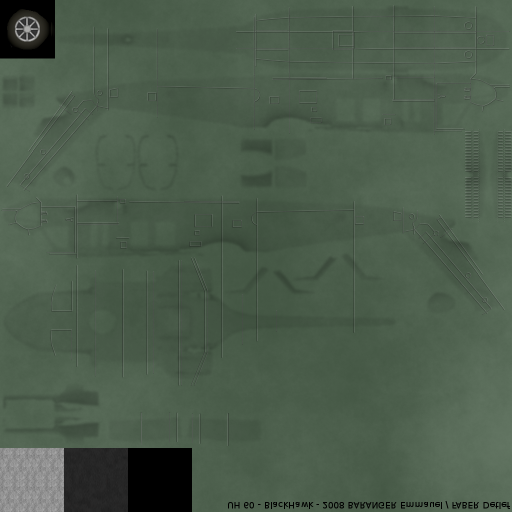
#> input picture model/fuselage_clean.png, 1024 x 1024 px (shown at 1/2 size)
$ python -i build206.py   (imports and definitions only)
#> lines starting #> are read from the running program, lines starting #| are printed output that depends on the picture; after the words box and inside, x2 and y2 are one past the last pixel; in counts of white or black regions, pixels touching at a corner belong together
import numpy as np, json, struct, io, sys
from PIL import Image
sys.path.insert(0,__import__('os').path.dirname(__file__)); from ac import parse
# usage: python3 build206.py out.glb <path to svn export of fgaddon/trunk/Aircraft/Bell-206-JetRanger>
R=sys.argv[2].rstrip('/')+'/Models/'
NX=6.243; XN=-3.61; YG=-1.63
def to_app(v): return np.stack([NX-(v[:,0]-XN), v[:,1]-YG, -v[:,2]],1)
parts={}  # name -> dict(pos,uv,tex,kind)
def add(part,tex,P,UV):
    d=parts.setdefault(part,{'tex':tex,'P':[],'UV':[]}); d['P'].append(P); d['UV'].append(UV)
BODY={'fuselage','tail','vertstab','elevatortrim','leftdoor1','leftdoor2','rightdoor1','rightdoor2','trous','caches','clapet','grip'}
SKIP=lambda n:n.startswith('HDR')
# [15 lines left out: functions take, cls_main, not called in this run]
# [3 lines not run here, left out]
# main rotor: hub at FG (-0.811,0,1.068) -> AC (x,y_up,z)=(-0.811,1.068,0)
H=np.array([-0.811,1.068,0.0])
# [5 lines not run here, left out]
# tail rotor: FG offset (5.15,-0.235,0.048) roll 90 -> AC (5.15,0.048,+0.235); rotor-local y (axis) -> AC +z (outboard, left)
T=np.array([5.15,0.048,0.235])
def tr(v,dy=0.0): w=np.stack([v[:,0],-v[:,2],v[:,1]+dy],1); return to_app(w+T)
# [5 lines not run here, left out]
# ---- textures
def body_detail(src):
#> called with src = '../model/fuselage_clean.png'
    im=np.asarray(Image.open(src).convert('RGB')).astype(np.float32)/255
    mx=im.max(2); mn=im.min(2); sat=(mx-mn)/(mx+1e-4); lum=im@[0.3,0.59,0.11]
#> after `sat = (mx - mn) / (mx + 0.0001)`:
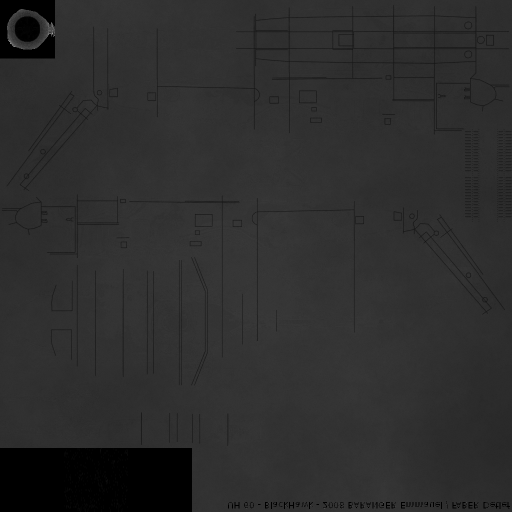
#> sat: shape (1024, 1024) float32 (shown at 1/2 size); min 0, max 0.987, mean 0.179
    from scipy.ndimage import binary_dilation
    m=binary_dilation(sat>0.22,iterations=max(2,lum.shape[0]//400)); from scipy.ndimage import gaussian_filter
#> after `m = binary_dilation(sat > 0.22, iterations=max(2, lum.shape[0] // 400)`:
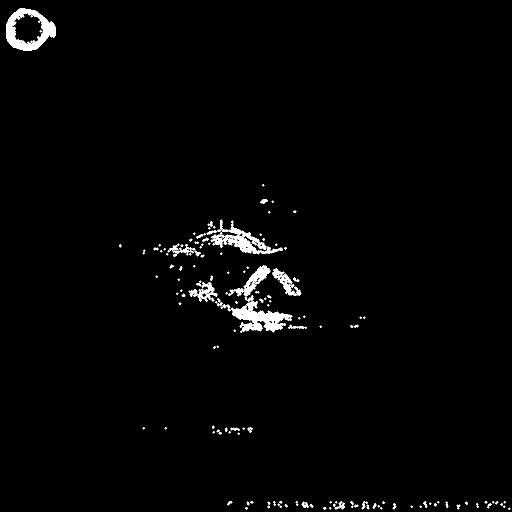
#> m: shape (1024, 1024) bool (shown at 1/2 size); 1.6% white; 157 white regions (83 under 20 px), largest, box (x1, y1, x2, y2) and area: (12, 16, 112, 101) 3555, (462, 602, 585, 665) 3378, (421, 441, 566, 509) 2679
    k=(~m).astype(np.float32); fill=gaussian_filter(lum*k,12)/(gaussian_filter(k,12)+1e-4); fill=np.where(gaussian_filter(k,12)>0.02,fill,0.86); det=np.where(m,fill,lum); H,W=lum.shape; bar=np.zeros_like(det,bool); bar[int(H*.50):int(H*.665),:int(W*.45)]=True; det=np.where(bar&(lum<0.35),0.86,det); det[int(H*.36):int(H*.50),int(W*.39):int(W*.62)]=0.86; det=np.clip(det/0.86,0,1.15)/1.15  # neutral paint = 1/1.15
#> after `k = (~m).astype(np.float32)`:
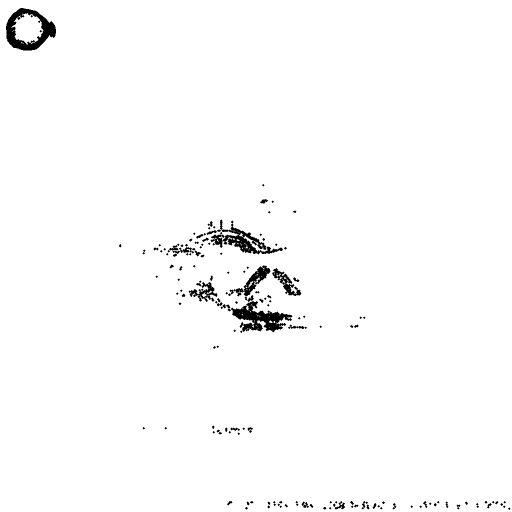
#> k: shape (1024, 1024) float32 (shown at 1/2 size); values 0 (black) and 1 (white), 98.4% white; 157 black regions (83 under 20 px), largest, box (x1, y1, x2, y2) and area: (12, 16, 112, 101) 3555, (462, 602, 585, 665) 3378, (421, 441, 566, 509) 2679
#> after `fill = gaussian_filter(lum * k, 12) / (gaussian_filter(k, 12) + 0.0001`:
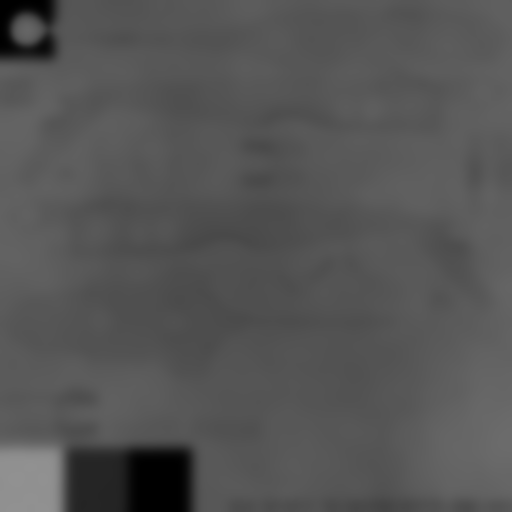
#> fill: shape (1024, 1024) float64 (shown at 1/2 size); min 0, max 0.571, mean 0.335
#> after `H, W = lum.shape`: H = 1024; W = 1024
#> after `det = np.where(bar & (lum < 0.35), 0.86, det)`:
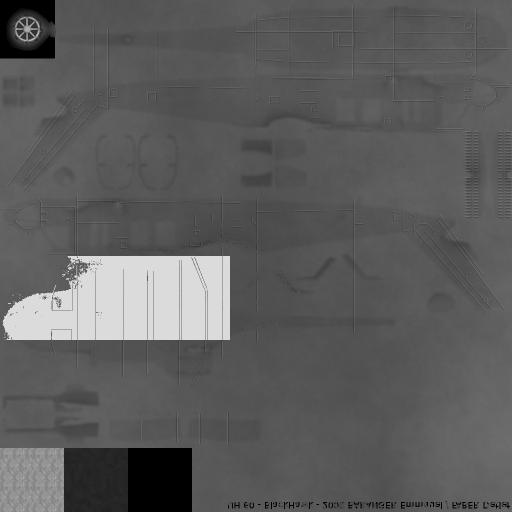
#> det: shape (1024, 1024) float64 (shown at 1/2 size); min 0, max 0.86, mean 0.367
#> after `det[int(H * 0.36):int(H * 0.5), int(W * 0.39):int(W * 0.62)] = 0.86`:
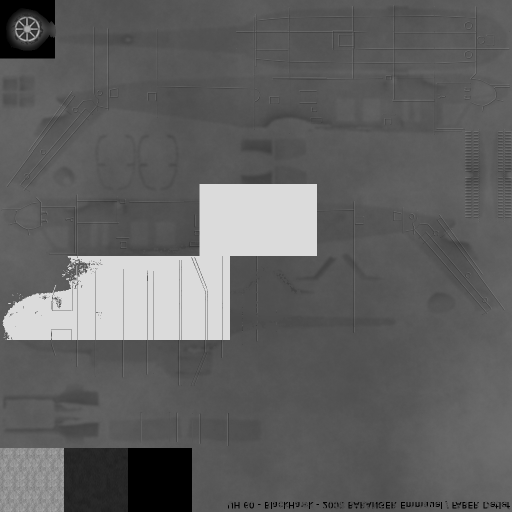
#> det: shape (1024, 1024) float64 (shown at 1/2 size); 3.23% of pixels changed, all inside (x1, y1, x2, y2) = (399, 368, 634, 512)
    out=Image.fromarray((det*255).astype(np.uint8),'L')
    # cowl intake grilles: the photo strips read like stray lettering; replace with soft neutral louvre shading
    from PIL import ImageFilter
    box=(int(W*.69),int(H*.46),int(W*.975),int(H*.60)); g=out.crop(box).filter(ImageFilter.GaussianBlur(W/170)); out.paste(g,box)
#> after `box = (int(W * 0.69), int(H * 0.46), int(W * 0.975), int(H * 0.6))`: box = (706, 471, 998, 614)
#> after `g = out.crop(box).filter(ImageFilter.GaussianBlur(W / 170))`:
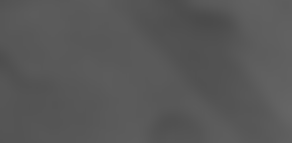
#> g: PIL image 292x143 L; min 74, max 101, mean 87.8
    return out.convert('RGB')
def jpg(im,q=88,size=None):
    if size: im=im.resize((size,size),Image.LANCZOS)
    b=io.BytesIO(); im.convert('RGB').save(b,'JPEG',quality=q); return b.getvalue(),'image/jpeg'
# ---- smooth normals with crease
# [5 lines left out: function normals, not called in this run]
# ---- glb
bins=[];views=[];acc=[];meshes=[];nodes=[];mats=[];texs=[];imgs=[]
def bv(data,target=None):
    off=sum(len(b) for b in bins); pad=(-len(data))%4; bins.append(data+b'\0'*pad); views.append({'buffer':0,'byteOffset':off,'byteLength':len(data),**({'target':target} if target else {})}); return len(views)-1
def accessor(arr,typ):
    arr=np.ascontiguousarray(arr,np.float32); v=bv(arr.tobytes(),34962); acc.append({'bufferView':v,'componentType':5126,'count':len(arr),'type':typ,**({'min':arr.min(0).tolist(),'max':arr.max(0).tolist()} if typ=='VEC3' else {})}); return len(acc)-1
texcache={}
# [10 lines left out: function texture, not called in this run]
# [8 lines not run here, left out]
blob=b''.join(bins)
G={'asset':{'version':'2.0','generator':'build206.py (from FlightGear Bell-206-JetRanger, GPL-2.0)','copyright':'Bell 206 JetRanger 3D model by MOJO and Emmanuel BARANGER (helijah), FlightGear FGAddon, GPL-2.0-or-later; converted to glTF'},
   'scene':0,'scenes':[{'nodes':list(range(len(nodes)))}],'nodes':nodes,'meshes':meshes,'materials':mats,'textures':texs,'images':imgs,'samplers':[],'accessors':acc,'bufferViews':views,'buffers':[{'byteLength':len(blob)}]}
# [1 line not run here, left out]
G['samplers']=[{'magFilter':9729,'minFilter':9987,'wrapS':10497,'wrapT':10497}]
# [1 line not run here, left out]
out=sys.argv[1]
# [3 lines not run here, left out]

>>> result = body_detail('../model/fuselage_clean.png')
